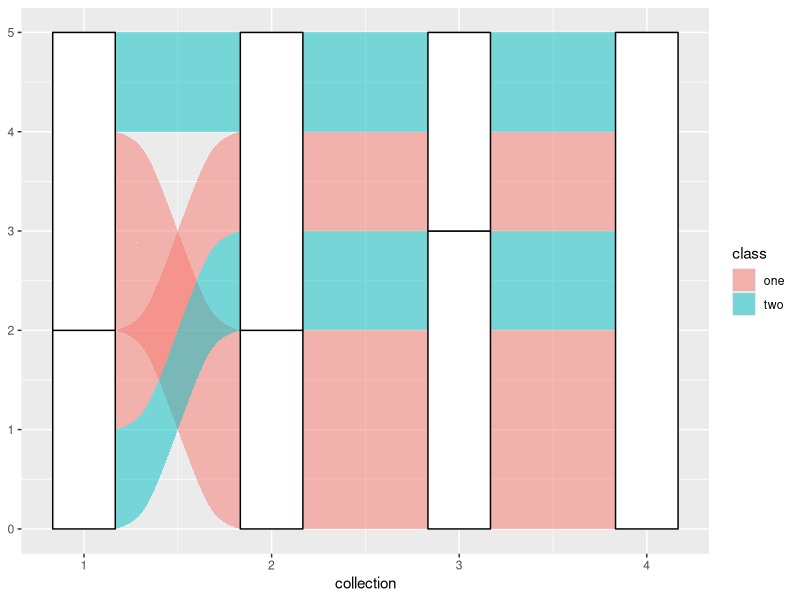
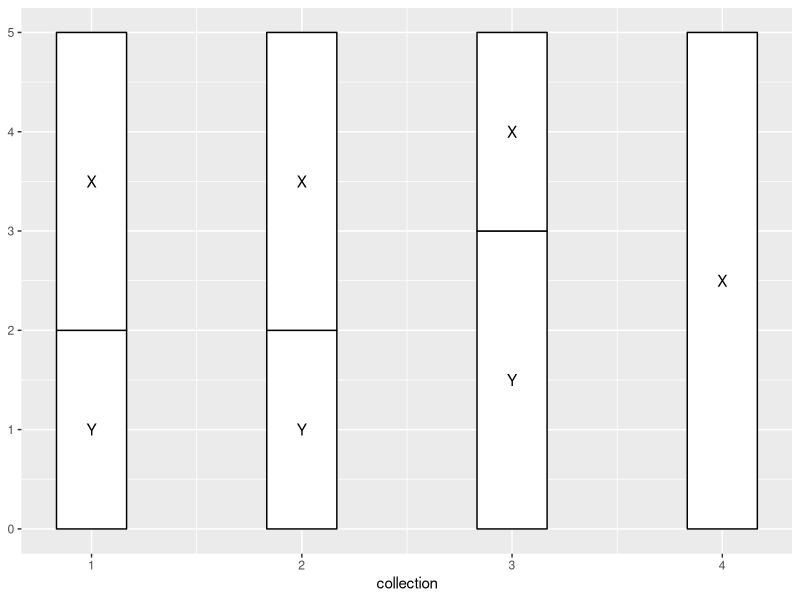
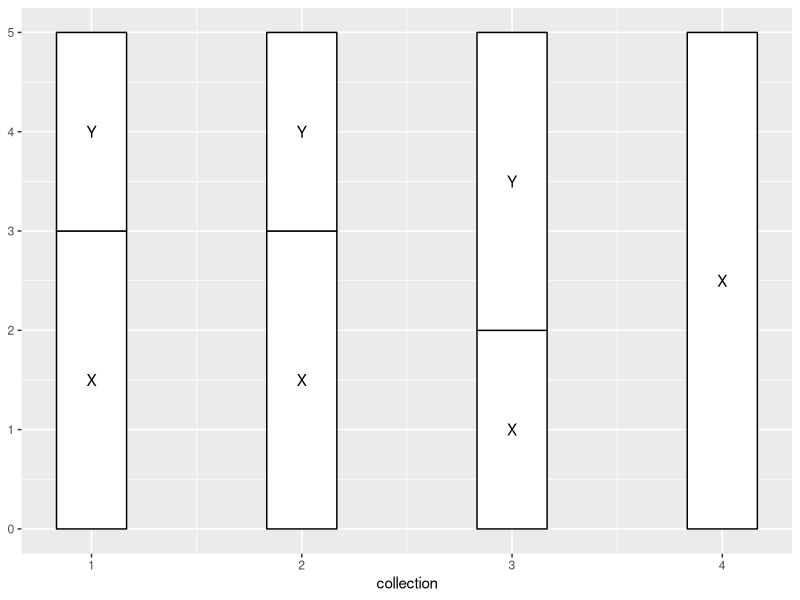
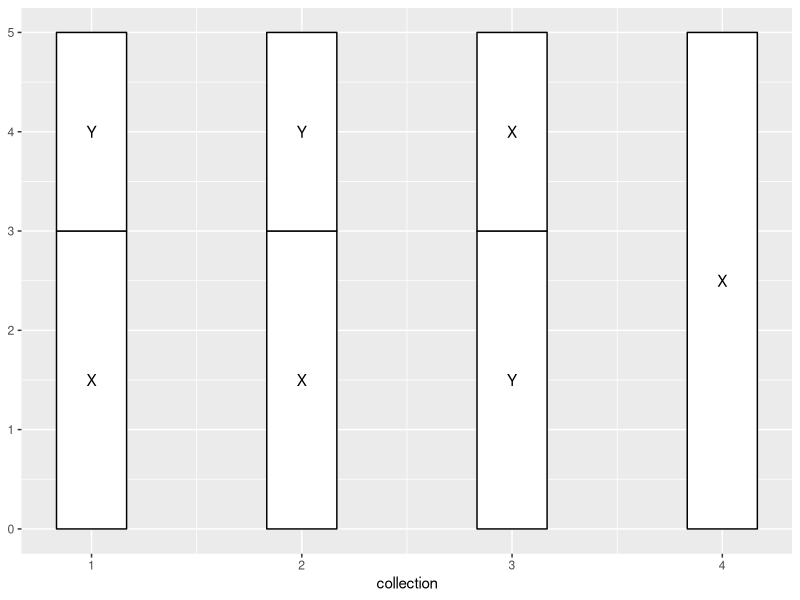
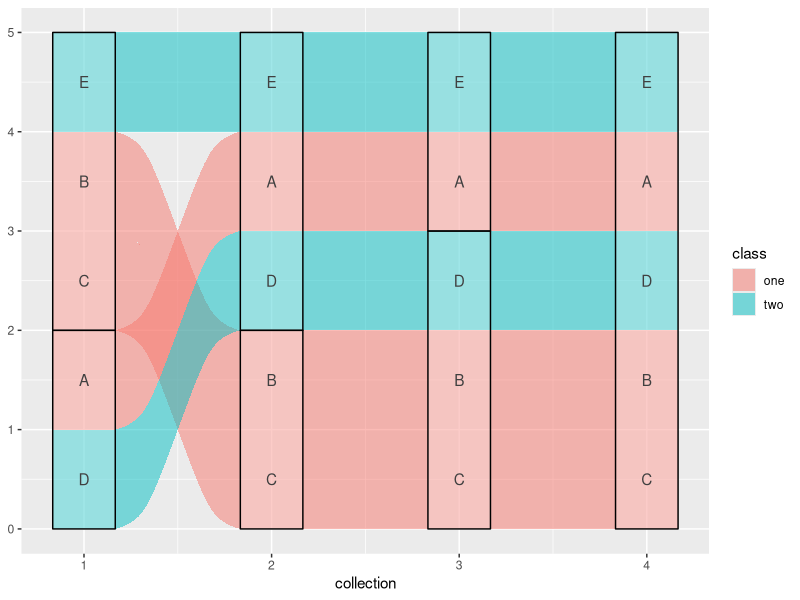
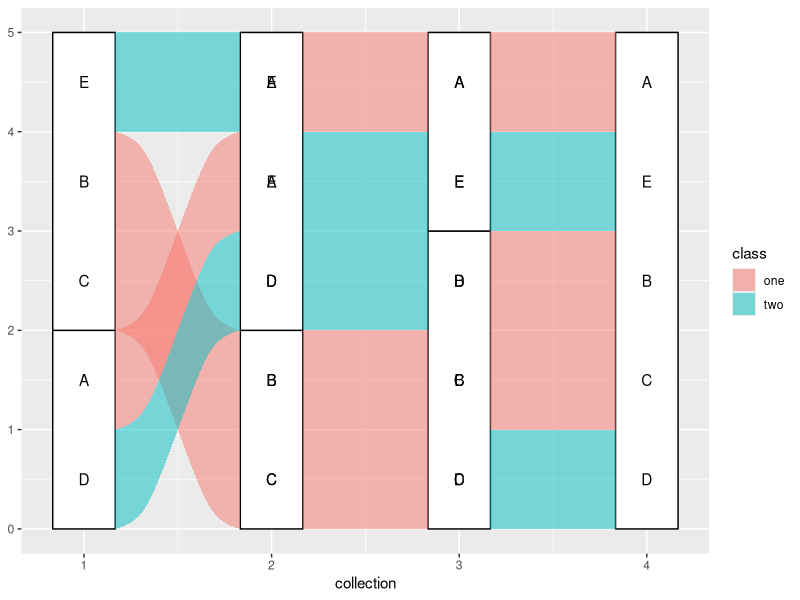
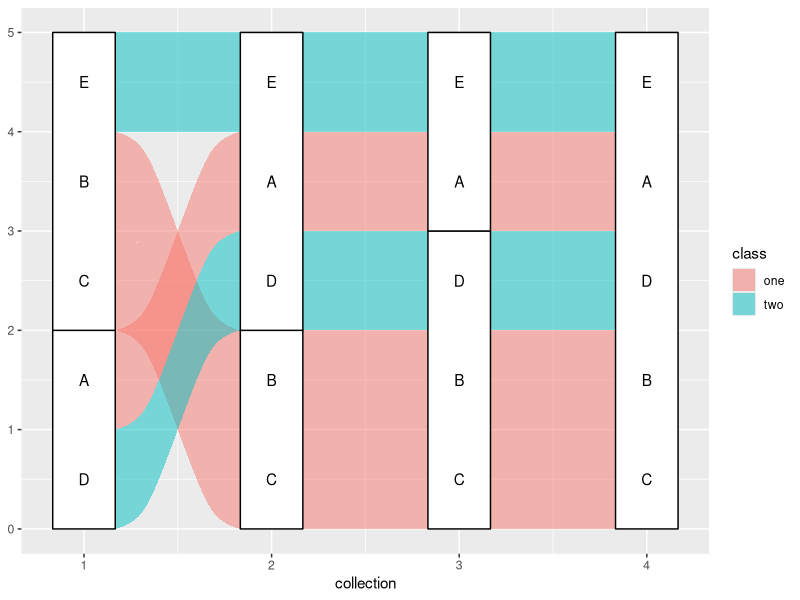
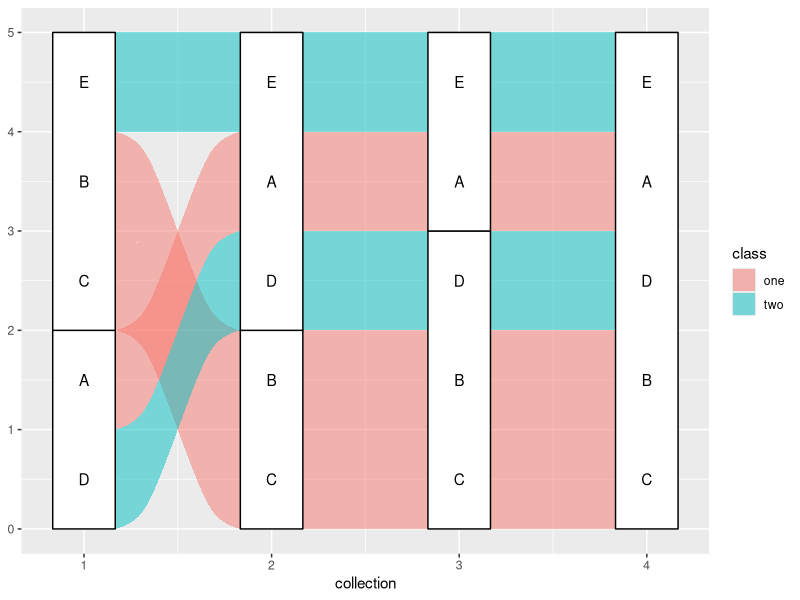

Source code (R) for these figures, in order: (Note: this script raises an error after producing the figures.)
## ---- chunk 1
knitr::opts_chunk$set(fig.width = 6, fig.height = 3, fig.align = "center")
library(ggalluvial)
## ---- chunk 2
# toy data set
set.seed(0)
toy <- data.frame(
  subject = rep(LETTERS[1:5], times = 4),
  collection = rep(1:4, each  = 5),
  category = rep(
    sample(c("X", "Y"), 16, replace = TRUE),
    rep(c(1, 2, 1, 1), times = 4)
  ),
  class = c("one", "one", "one", "two", "two")
)
print(toy)
## ---- chunk 3
ggplot(toy, aes(x = collection, stratum = category, alluvium = subject)) +
  geom_alluvium(aes(fill = class)) +
  geom_stratum()
## ---- chunk 4
# collection point and category variables only
data <- setNames(toy[, 2:3], c("x", "stratum"))
# required fields for stat transformations
data$y <- 1
data$PANEL <- 1
# stratum transformation
StatStratum$compute_panel(data)
## ---- chunk 5
ggplot(toy, aes(x = collection, stratum = category)) +
  stat_stratum() +
  stat_stratum(geom = "text", aes(label = category))
## ---- chunk 6
# stratum transformation with strata in original order
StatStratum$compute_panel(data, reverse = FALSE)
ggplot(toy, aes(x = collection, stratum = category)) +
  stat_stratum(reverse = FALSE) +
  stat_stratum(geom = "text", aes(label = category), reverse = FALSE)
## ---- chunk 7
# stratum transformation with strata in original order
StatStratum$compute_panel(data, reverse = FALSE)
ggplot(toy, aes(x = collection, stratum = category)) +
  stat_stratum(decreasing = TRUE) +
  stat_stratum(geom = "text", aes(label = category), decreasing = TRUE)
## ---- chunk 8
# collection point, category, and subject variables
data <- setNames(toy[, 1:3], c("alluvium", "x", "stratum"))
# required fields for stat transformations
data$y <- 1
data$PANEL <- 1
# alluvium transformation
StatAlluvium$compute_panel(data)
## ---- chunk 9
ggplot(toy, aes(x = collection, stratum = category, alluvium = subject)) +
  stat_alluvium(aes(fill = class)) +
  stat_alluvium(geom = "text", aes(label = subject)) +
  stat_stratum(alpha = .25)
## ---- chunk 10
# flow transformation
StatFlow$compute_panel(data)
## ---- chunk 11
ggplot(toy, aes(x = collection, stratum = category, alluvium = subject)) +
  stat_stratum() +
  stat_flow(aes(fill = class)) +
  stat_flow(geom = "text", aes(label = subject))
## ---- chunk 12
for (i in 1:4) print(lode_zigzag(4, i))
## ---- chunk 13
for (i in 1:4) print(lode_backfront(4, i))
ggplot(toy, aes(x = collection, stratum = category, alluvium = subject)) +
  stat_alluvium(aes(fill = class), lode.guidance = "backfront") +
  stat_stratum() +
  stat_alluvium(geom = "text", aes(label = subject),
                lode.guidance = "backfront")
## ---- chunk 14
for (i in 1:4) print(lode_backward(4, i))
ggplot(toy, aes(x = collection, stratum = category, alluvium = subject)) +
  stat_alluvium(aes(fill = class), lode.guidance = "backward") +
  stat_stratum() +
  stat_alluvium(geom = "text", aes(label = subject),
                lode.guidance = "backward")
## ---- chunk 15
ggplot(toy, aes(x = collection, stratum = category, alluvium = subject)) +
  stat_alluvium(aes(fill = class), aes.bind = "index") +
  stat_stratum() +
  stat_alluvium(geom = "text", aes(fill = class, label = subject),
                aes.bind = "index")
## ---- chunk 16
ggplot(toy, aes(x = collection, stratum = category, alluvium = subject)) +
  stat_alluvium(aes(fill = class), aes.bind = "linked") +
  stat_stratum() +
  stat_alluvium(geom = "text", aes(fill = class, label = subject),
                aes.bind = "linked")
## ---- chunk 17
ggplot(toy, aes(x = collection, stratum = category, alluvium = subject)) +
  stat_flow(aes(fill = class), aes.bind = "linked") +
  stat_stratum() +
  stat_flow(geom = "text", aes(fill = class, label = subject),
            aes.bind = "linked")
ggplot(toy, aes(x = collection, stratum = category, alluvium = subject)) +
  stat_flow(aes(fill = class), aes.bind = "index") +
  stat_stratum() +
  stat_flow(geom = "text", aes(fill = class, label = subject),
            aes.bind = "index")
## ---- chunk 18
lode_ord <- matrix(1:5, nrow = 5, ncol = 4)
ggplot(toy, aes(x = collection, stratum = category, alluvium = subject)) +
  stat_alluvium(aes(fill = class), lode.ordering = lode_ord) +
  stat_stratum() +
  stat_alluvium(geom = "text", aes(fill = class, label = subject),
                lode.ordering = lode_ord)
## ---- chunk 19
set.seed(78)
toy$sign <- sample(c(-1, 1), nrow(toy), replace = TRUE)
print(toy)
ggplot(toy, aes(x = collection, y = sign)) +
  geom_bar(aes(fill = class), stat = "identity")
## ---- chunk 20
ggplot(toy, aes(x = collection, stratum = category, alluvium = subject,
                y = sign)) +
  geom_flow(aes(fill = class)) +
  geom_stratum() +
  geom_text(stat = "stratum", aes(label = category))
## ---- chunk 21
ggplot(toy, aes(x = collection, stratum = category, alluvium = subject,
                y = sign)) +
  geom_alluvium(aes(fill = class), absolute = FALSE) +
  geom_stratum(absolute = FALSE) +
  geom_text(stat = "alluvium", aes(label = subject), absolute = FALSE)
## ---- chunk 22
sessioninfo::session_info()
